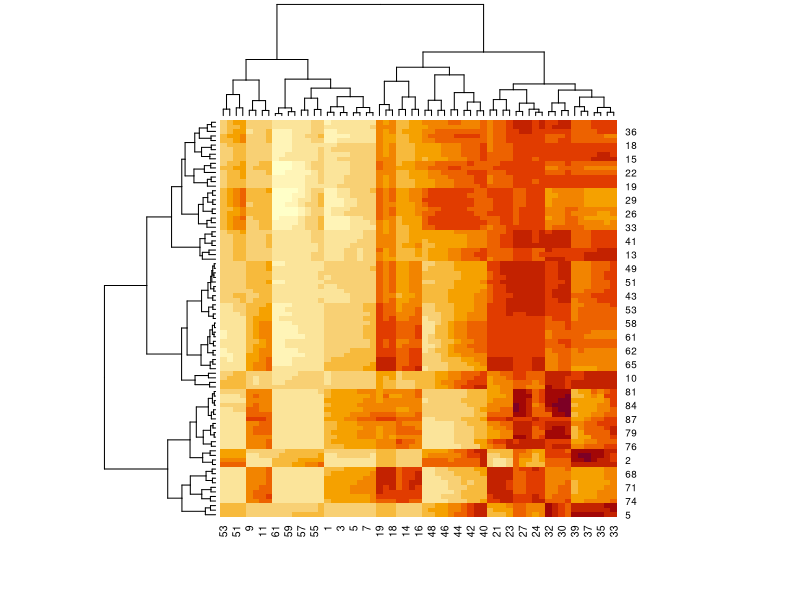

Write R code to recreate this figure. (Note: this script raises an error after producing the figure.)
3+5
3-5
3*5
3/5
3^5
#开方
sqrt(9)
#绝对值
abs(-3)
#log
log2(8)
log10(100)
#画图
heatmap(volcano)
#报错
x 
#警告
c(1,3,5)>c(2,4,6)
#没有反应
a=3+5
print(a)

